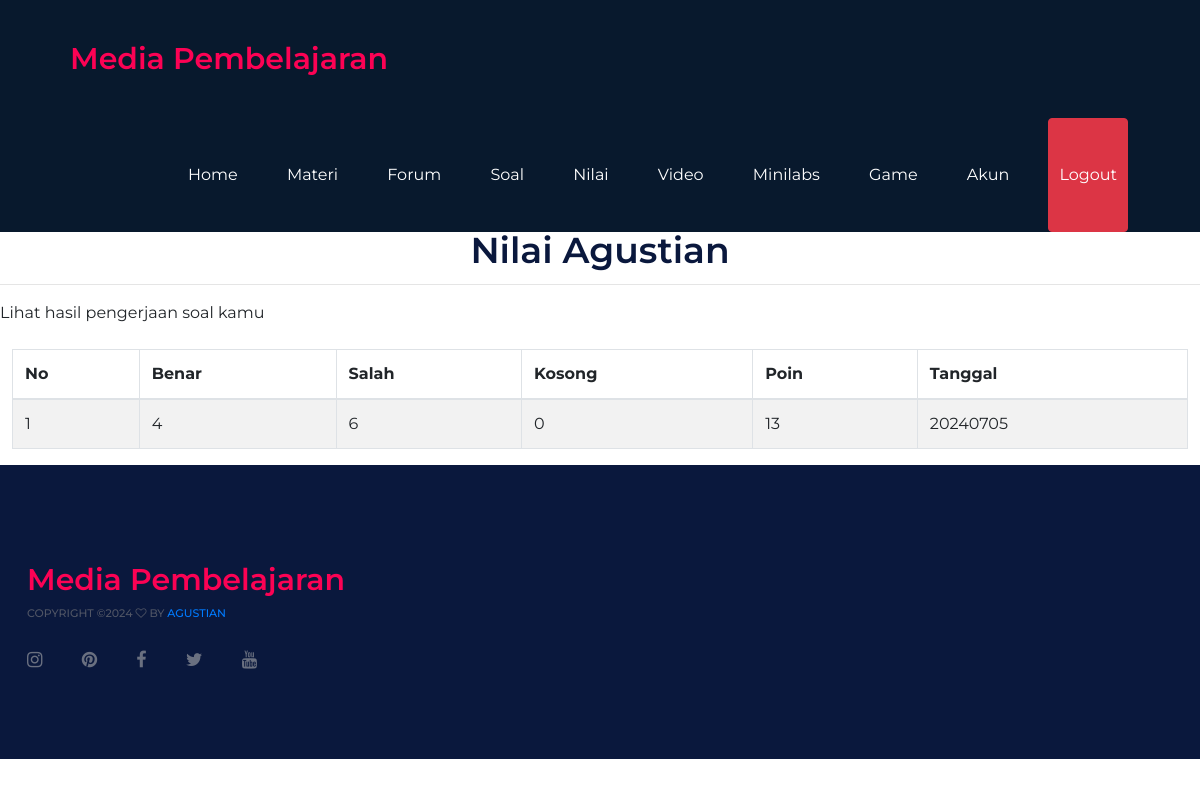
The page /utama.php?page=nilai (signed in) on the database its author committed.
### tables this page shows
CREATE TABLE `tabel_loginsiswa` (
  `id_loginsiswa` int(11) NOT NULL,
  `nis` varchar(10) NOT NULL,
  `kelas` varchar(10) NOT NULL,
  `nama` varchar(50) NOT NULL,
  `username` varchar(50) NOT NULL,
  `password` varchar(50) NOT NULL,
  `Aktif` enum('Y','N') NOT NULL
);

CREATE TABLE `tabel_nilai` (
  `id_nilai` int(11) NOT NULL,
  `benar` int(4) NOT NULL,
  `salah` int(4) NOT NULL,
  `kosong` int(4) NOT NULL,
  `poin` int(4) NOT NULL,
  `id_loginsiswa` int(11) NOT NULL,
  `tanggal` int(11) NOT NULL
);

### modul/nilai.php (the view, shortened to what this page needs)
<?php
if(!empty($_SESSION['username'])and !empty($_SESSION['password'])){
  include "koneksi/koneksi.php";
?>
  <?php
  $cek = mysqli_query($koneksi,"select * from tabel_loginsiswa where id_loginsiswa='$_SESSION[id_loginsiswa]'");
    $data   = mysqli_fetch_array($cek);
    ?>
        <div  data-scrollreveal="enter left and move 40px over 0.8s">
    <header>
            <div class="row">
                <div class="col-lg-12">
                    <div class="intro-text">
                        <center><h2><span class="name">Nilai <?php echo $data['nama'];?></span></h2></center>
                        <hr class="star-light">
                          <marquee><span class="skills">Lihat hasil pengerjaan soal kamu</span></marquee>
                    </div>
                </div>
            </div>
        </div>
    <br>
<div class="container">
  <div class="galeri">
    <div class="row">
                    <table id="datatable-responsive" class="table table-striped table-bordered dt-responsive nowrap" cellspacing="0" width="100%">
                      <thead>
                        <tr>
                          <th>No</th>
                          <th>Benar</th>
                          <th>Salah</th>
                          <th>Kosong</th>
                          <th>Poin</th>
                          <th>Tanggal</th>
                        </tr>
                      </thead>
                      <tbody>
	<?php
	$no=0;
	$query=mysqli_query($koneksi,"SELECT * FROM tabel_nilai where id_loginsiswa='$_SESSION[id_loginsiswa]'");
	while($row=mysqli_fetch_array($query)){
		?>
	  <tr>
		  <td><?php echo $no=$no+1; ?></span></td>
		  <td><?php echo $row['benar'];?></span></td>
		  <td><?php echo $row['salah'];?></span></td>
      <td><?php echo $row['kosong'];?></span></td>
      <td><?php echo $row['poin'];?></span></td>
      <td><?php echo $row['tanggal'];?></span></td>
	  </tr>
	  <?php
	}
	?>
    </table>
    </div>
 <?php
}else{
	?>
  <?php
}
?>
</div>

### assets/css/style.css (style rules this page uses)
html, body { height: 100%; font-family: "Montserrat", sans-serif; -webkit-font-smoothing: antialiased; font-smoothing: antialiased; }
h1, h2, h3, h4, h5, h6 { margin: 0; color: #0a183d; font-weight: 600; line-height: 1; }
h2 { font-size: 36px; }
@media (min-width: 1200px) { .container { max-width: 1176px; } }

### rows shown on the page
tabel_loginsiswa: nama "Agustian"
tabel_nilai: benar "4", salah "6", kosong "0", poin "13", tanggal "20240705"
